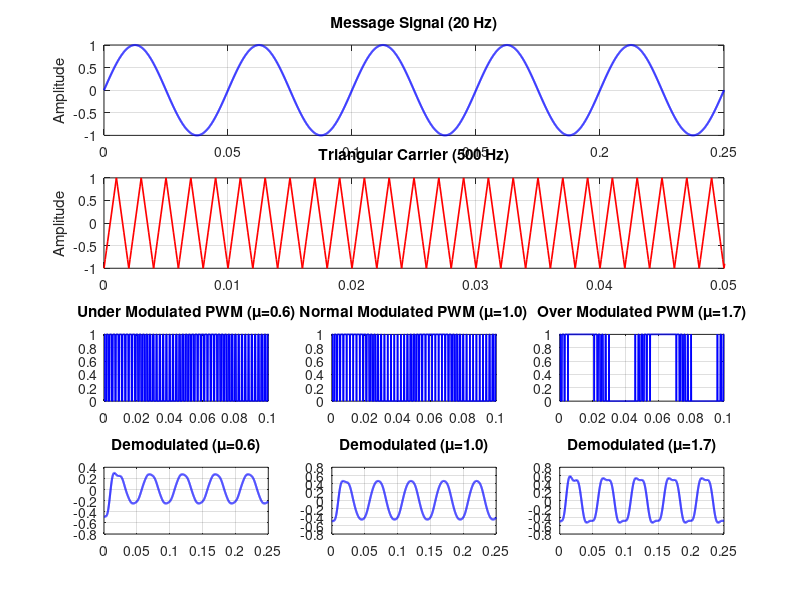

The MATLAB script that drew this image: (Note: this script raises an error after producing the figure.)
clc; clear; close all;

fs = 10000;        % Sampling frequency
fm = 20;           % Message frequency
fc = 500;          % Carrier frequency
Am = 1;
Ac = 1;            % Not really used in PWM, kept for consistency

t = 0:1/fs:0.25;   % Increased a bit for better view

% Signals
m = Am * sin(2*pi*fm*t);
tri = sawtooth(2*pi*fc*t, 0.5);     % Triangular carrier

% Modulation indices
mu1 = 0.6;   % Under
mu2 = 1.0;   % Normal
mu3 = 1.7;   % Over

% PWM Generation
pwm1 = (mu1 * m > tri);
pwm2 = (mu2 * m > tri);
pwm3 = (mu3 * m > tri);

% Demodulation
[b,a] = butter(6, 80/(fs/2));   % Cutoff around 4*fm

dem1 = filter(b,a, double(pwm1));
dem2 = filter(b,a, double(pwm2));
dem3 = filter(b,a, double(pwm3));

dem1 = dem1 - mean(dem1);
dem2 = dem2 - mean(dem2);
dem3 = dem3 - mean(dem3);

% Plotting
figure('Position',[100 100 1300 800]);

subplot(4,3,1:3); plot(t,m,'b','LineWidth',1.5); title('Message Signal (20 Hz)'); xlim([0 0.25]); grid on;
ylabel('Amplitude');

subplot(4,3,4:6); plot(t,tri,'r','LineWidth',1.2); title('Triangular Carrier (500 Hz)'); xlim([0 0.05]); grid on;
ylabel('Amplitude');

subplot(4,3,7); plot(t,pwm1,'b','LineWidth',1.2); title('Under Modulated PWM (μ=0.6)'); xlim([0 0.1]); grid on;
subplot(4,3,8); plot(t,pwm2,'b','LineWidth',1.2); title('Normal Modulated PWM (μ=1.0)'); xlim([0 0.1]); grid on;
subplot(4,3,9); plot(t,pwm3,'b','LineWidth',1.2); title('Over Modulated PWM (μ=1.7)'); xlim([0 0.1]); grid on;

subplot(4,3,10); plot(t,dem1,'b','LineWidth',1.5); title('Demodulated (μ=0.6)'); xlim([0 0.25]); grid on;
subplot(4,3,11); plot(t,dem2,'b','LineWidth',1.5); title('Demodulated (μ=1.0)'); xlim([0 0.25]); grid on;
subplot(4,3,12); plot(t,dem3,'b','LineWidth',1.5); title('Demodulated (μ=1.7)'); xlim([0 0.25]); grid on;

sgtitle('Pulse Width Modulation (PWM) using Natural Sampling','FontSize',14);
